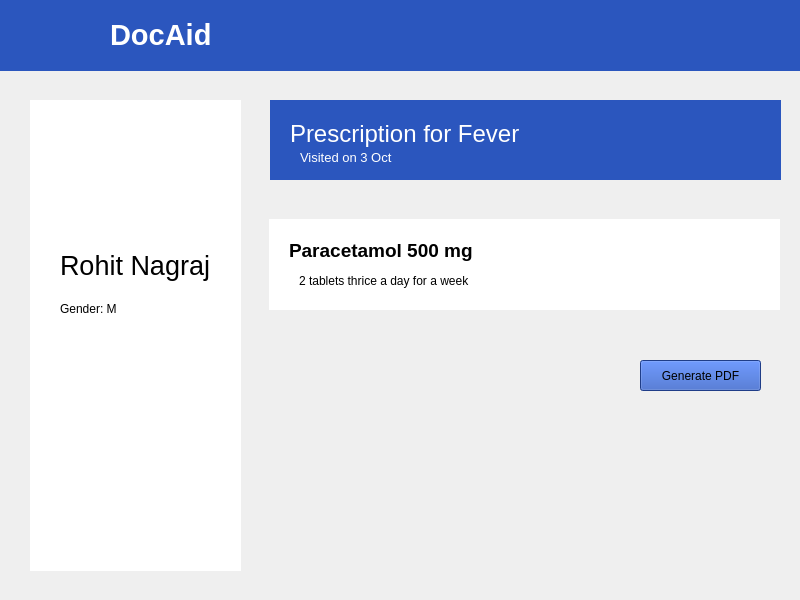
<?xml version="1.0" encoding="UTF-8"?>
<ui version="4.0">
 <class>MainWindow</class>
 <widget class="QMainWindow" name="MainWindow">
  <property name="geometry">
   <rect>
    <x>0</x>
    <y>0</y>
    <width>800</width>
    <height>600</height>
   </rect>
  </property>
  <property name="windowTitle">
   <string>MainWindow</string>
  </property>
  <widget class="QWidget" name="centralwidget">
   <widget class="QWidget" name="widget" native="true">
    <property name="geometry">
     <rect>
      <x>0</x>
      <y>0</y>
      <width>800</width>
      <height>71</height>
     </rect>
    </property>
    <property name="styleSheet">
     <string notr="true">background-color:rgb(43, 86, 190)</string>
    </property>
    <widget class="QLabel" name="label">
     <property name="geometry">
      <rect>
       <x>30</x>
       <y>4</y>
       <width>65</width>
       <height>60</height>
      </rect>
     </property>
     <property name="text">
      <string/>
     </property>
     <property name="pixmap">
      <pixmap>../venv/images/DeepinScreenshot_20190821152323-removebg-preview.png</pixmap>
     </property>
    </widget>
    <widget class="QLabel" name="label_2">
     <property name="geometry">
      <rect>
       <x>110</x>
       <y>15</y>
       <width>121</width>
       <height>41</height>
      </rect>
     </property>
     <property name="text">
      <string>&lt;html&gt;&lt;head/&gt;&lt;body&gt;&lt;p&gt;&lt;span style=&quot; font-size:22pt; font-weight:600; color:#ffffff;&quot;&gt;DocAid&lt;/span&gt;&lt;/p&gt;&lt;/body&gt;&lt;/html&gt;</string>
     </property>
    </widget>
   </widget>
   <widget class="QWidget" name="widget_2" native="true">
    <property name="geometry">
     <rect>
      <x>30</x>
      <y>100</y>
      <width>211</width>
      <height>471</height>
     </rect>
    </property>
    <property name="styleSheet">
     <string notr="true">background-color:rgb(255, 255, 255)</string>
    </property>
    <widget class="QLabel" name="label_3">
     <property name="geometry">
      <rect>
       <x>50</x>
       <y>30</y>
       <width>101</width>
       <height>101</height>
      </rect>
     </property>
     <property name="text">
      <string/>
     </property>
     <property name="pixmap">
      <pixmap>images/17004.svg</pixmap>
     </property>
     <property name="scaledContents">
      <bool>true</bool>
     </property>
    </widget>
    <widget class="QLabel" name="label_4">
     <property name="geometry">
      <rect>
       <x>30</x>
       <y>150</y>
       <width>153</width>
       <height>32</height>
      </rect>
     </property>
     <property name="text">
      <string>&lt;html&gt;&lt;head/&gt;&lt;body&gt;&lt;p&gt;&lt;span style=&quot; font-size:20pt;&quot;&gt;Rohit Nagraj&lt;/span&gt;&lt;/p&gt;&lt;/body&gt;&lt;/html&gt;</string>
     </property>
     <property name="scaledContents">
      <bool>false</bool>
     </property>
    </widget>
    <widget class="QLabel" name="label_5">
     <property name="geometry">
      <rect>
       <x>30</x>
       <y>200</y>
       <width>71</width>
       <height>17</height>
      </rect>
     </property>
     <property name="text">
      <string>Gender: M</string>
     </property>
    </widget>
   </widget>
   <widget class="QWidget" name="widget_3" native="true">
    <property name="geometry">
     <rect>
      <x>270</x>
      <y>100</y>
      <width>511</width>
      <height>80</height>
     </rect>
    </property>
    <property name="styleSheet">
     <string notr="true">background-color:rgb(43, 86, 190)</string>
    </property>
    <widget class="QLabel" name="label_6">
     <property name="geometry">
      <rect>
       <x>20</x>
       <y>20</y>
       <width>238</width>
       <height>28</height>
      </rect>
     </property>
     <property name="text">
      <string>&lt;html&gt;&lt;head/&gt;&lt;body&gt;&lt;p&gt;&lt;span style=&quot; font-size:18pt; color:#ffffff;&quot;&gt;Prescription for Fever&lt;/span&gt;&lt;/p&gt;&lt;/body&gt;&lt;/html&gt;</string>
     </property>
    </widget>
    <widget class="QLabel" name="label_7">
     <property name="geometry">
      <rect>
       <x>30</x>
       <y>50</y>
       <width>94</width>
       <height>16</height>
      </rect>
     </property>
     <property name="text">
      <string>&lt;html&gt;&lt;head/&gt;&lt;body&gt;&lt;p&gt;&lt;span style=&quot; font-size:10pt; color:#ffffff;&quot;&gt;Visited on 3 Oct&lt;/span&gt;&lt;/p&gt;&lt;/body&gt;&lt;/html&gt;</string>
     </property>
    </widget>
   </widget>
   <widget class="QWidget" name="widget_4" native="true">
    <property name="geometry">
     <rect>
      <x>269</x>
      <y>219</y>
      <width>511</width>
      <height>91</height>
     </rect>
    </property>
    <property name="styleSheet">
     <string notr="true">background-color:rgb(255, 255, 255)</string>
    </property>
    <widget class="QLabel" name="label_8">
     <property name="geometry">
      <rect>
       <x>20</x>
       <y>20</y>
       <width>183</width>
       <height>22</height>
      </rect>
     </property>
     <property name="text">
      <string>&lt;html&gt;&lt;head/&gt;&lt;body&gt;&lt;p&gt;&lt;span style=&quot; font-size:14pt; font-weight:600;&quot;&gt;Paracetamol 500 mg&lt;/span&gt;&lt;/p&gt;&lt;/body&gt;&lt;/html&gt;</string>
     </property>
    </widget>
    <widget class="QLabel" name="label_9">
     <property name="geometry">
      <rect>
       <x>30</x>
       <y>53</y>
       <width>217</width>
       <height>17</height>
      </rect>
     </property>
     <property name="text">
      <string>2 tablets thrice a day for a week</string>
     </property>
    </widget>
   </widget>
   <widget class="QPushButton" name="pushButton">
    <property name="geometry">
     <rect>
      <x>640</x>
      <y>360</y>
      <width>121</width>
      <height>31</height>
     </rect>
    </property>
    <property name="styleSheet">
     <string notr="true">background-color:rgb(43, 86, 190)</string>
    </property>
    <property name="text">
     <string>Generate PDF</string>
    </property>
   </widget>
  </widget>
 </widget>
 <resources/>
 <connections/>
</ui>
